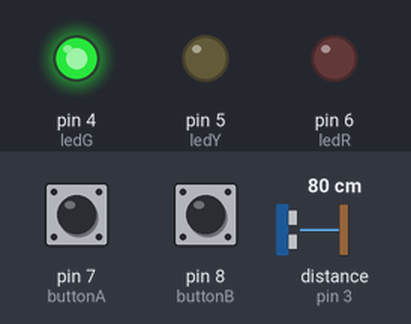
The sketch below on a simulated Arduino Uno, built with avr-gcc and run on an emulated ATmega328P. On the bench: output pins drawn as LEDs (lit = HIGH). Wiring (inferred from the names in the program): ultrasonic range finder: trigger pin 2; echo pin 3. Dashed ring = blinking. Inputs (shaded band) come from the test bench; at power-on: distance to the obstacle (sensor on pin 3) 80 cm, pin 7 (buttonA) LOW, pin 8 (buttonB) LOW. The echo pulse lasts 58.3 µs per cm; pins used as bus, display or sensor lines are not drawn.

Above: at 9.2 s.
9.3 s: distance to the obstacle (sensor on pin 3) set to 49 cm
10.8 s: distance to the obstacle (sensor on pin 3) set to 41 cm
At 11.3 s:
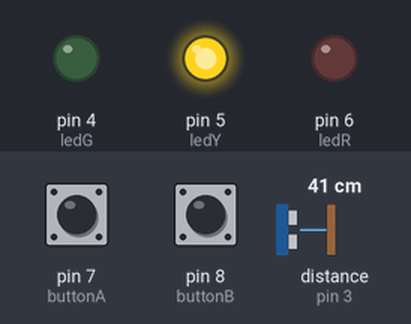
12.3 s: pin 7 (buttonA) pulled HIGH for 1 s
At 13.22 s:
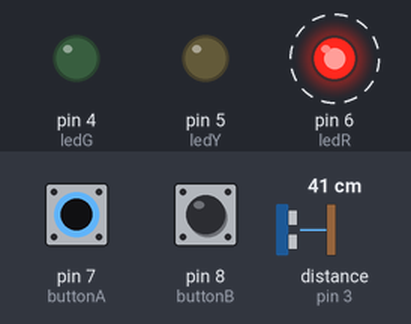
15.3 s: pin 8 (buttonB) pulled HIGH for 1 s
At 16.6 s:
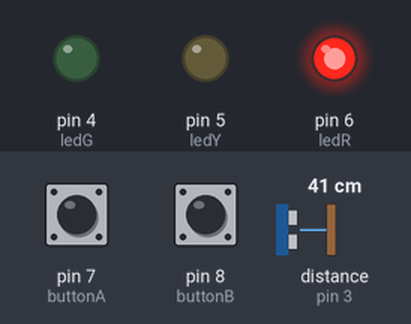
18.3 s: pin 8 (buttonB) pulled HIGH for 0.15 s
At 19.3 s:
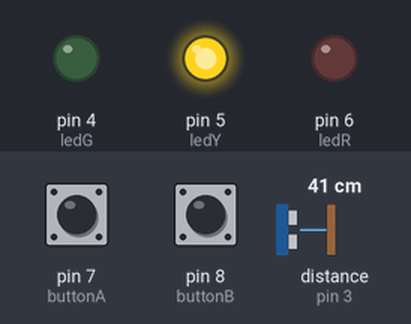
19.9 s: pin 8 (buttonB) pulled HIGH for 3.2 s
At 21.4 s:
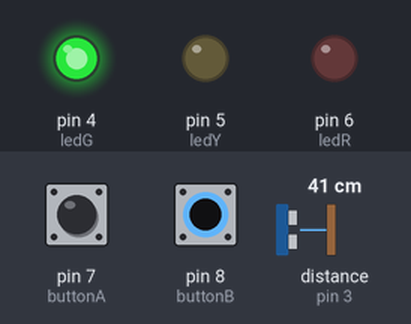
Timing chart, 0 to 22.9 s (numbered marks = the images above; inputs shaded):
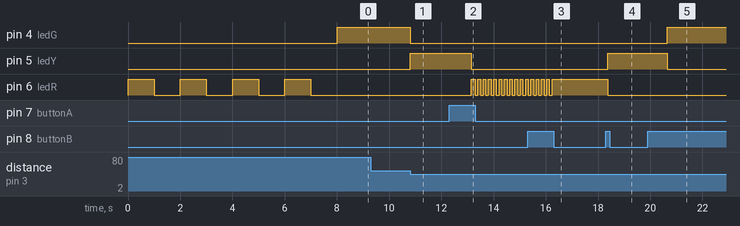

Measured:
- the behaviour switches between 44 and 43 cm on distance to the obstacle (sensor on pin 3) (found by bisection; images 0 and 1)
- after the input at 9.3 s, every drawn part: stays the same
- after the input at 10.8 s, pin 4 (ledG): HIGH → LOW at once; pin 5 (ledY): LOW → HIGH at once
- after the input at 12.3 s, pin 5 (ledY): HIGH → LOW after 0.85 s; pin 6 (ledR): alternates HIGH for 0.10 s and LOW for 0.10 s, starting after 0.85 s
- after the input at 15.3 s, pin 6 (ledR): goes on until 16.2 s, then stays HIGH
- after the input at 18.3 s, pin 5 (ledY): LOW → HIGH after 0.07 s; pin 6 (ledR): HIGH → LOW after 0.07 s
- after the input at 19.9 s, pin 4 (ledG): LOW → HIGH after 0.75 s; pin 5 (ledY): HIGH → LOW after 0.75 s

The sketch:

Garage_Parking_Sensor_Code.ino
```cpp
// ----------------------------------------------------------------------------------------------------------------- //
// Purpose: This code is developed to help a person park their car in their garage in the same place every time.
//          There is no need for that silly tennis ball hanging from the ceiling. It is time to move into the
//          modern era.
// Author: Calvin Pereira
// Arduino IDE Version: 1.8.13
// Github link: https://github.com/CalvinJDP/garage-parking-sensor
// ----------------------------------------------------------------------------------------------------------------- //

 const int trig = 2; //Define Trig Pin
 const int echo = 3; //Define Echo Pin
 const int ledG = 4; //Define Green LED Pin
 const int ledY = 5; //Define Yellow LED Pin
 const int ledR = 6; //Define Red LED Pin
 const int buttonA = 7; //Define Button A Pin
 const int buttonB = 8; //Define Button A Pin
 int sweet; //Define sweet we will use this variable to change the distance from the car and sensor
 long distance; //Define distance this variable will be set to the distance recived from the echo pin


void setup() {
  pinMode(trig, OUTPUT); //Sets Trig Pin to output
  pinMode(echo, INPUT); //Sets Echo Pin to input
  pinMode(ledG, OUTPUT); //Sets ledG Pin to output
  pinMode(ledY, OUTPUT); //Sets ledY Pin to output
  pinMode(ledR, OUTPUT); //Sets ledR Pin to output
  pinMode(buttonA, INPUT); //Sets buttonA Pin to input
  pinMode(buttonB, INPUT); //Sets buttonB Pin to input

  //This will make sure all of the leds are set to OFF
  digitalWrite(ledG, LOW);
  digitalWrite(ledY, LOW);
  digitalWrite(ledR, LOW);
  delay(5);
  //We will blink the red LED 4 times to let the user know that the sensor is ready for use.
  digitalWrite(ledR, HIGH);
  delay(1000);
  digitalWrite(ledR, LOW);
  delay(1000);
  digitalWrite(ledR, HIGH);
  delay(1000);
  digitalWrite(ledR, LOW);
  delay(1000);
  digitalWrite(ledR, HIGH);
  delay(1000);
  digitalWrite(ledR, LOW);
  delay(1000);
  digitalWrite(ledR, HIGH);
  delay(1000);
  digitalWrite(ledR, LOW);
  delay(1000);
  sweet = 0; //Set this variable to 0

}

void loop() {


  int stateBa = digitalRead(buttonA); //This will read the input from Button A
  int stateBb = digitalRead(buttonB); //This will read the input from Button B

  //If Button B is read HIGH we will add 5 to sweet. This will increase the distance from the sensor and the car.
  if (stateBa == HIGH) {
    sweet = sweet + 5;
  }

  //If Button A is read HIGH we will subtract 5 from sweet. This will decrease the distance from the sensor and the car.
  if (stateBb == HIGH) {
    sweet = sweet - 5;
  }


  //This will reset the trig pin
  digitalWrite(trig, LOW);
  delayMicroseconds(2);

  //This will set the trig pin to HIGH
  digitalWrite(trig, HIGH);
  delayMicroseconds(10);
  digitalWrite(trig, LOW);

  //Distance is going to be equal to the feedback from the echo pin
  distance = pulseIn(echo, HIGH);


  if (distance > 2500 + sweet) { //When distance is more than 2000 it will...
    digitalWrite(ledG, HIGH); //Turn on Green LED
    digitalWrite(ledY, LOW); //Turn off Yellow LED
    digitalWrite(ledR, LOW); //Turn off Red LED
  }
  else if ((sweet + 1000 < distance) && (distance < 2500 + sweet)) { //When distance is less than 2000, but more than 1000 it will...
    digitalWrite(ledG, LOW); //Turn off Green LED
    digitalWrite(ledY, HIGH); //Turn on Yellow LED
    digitalWrite(ledR, LOW); //Turn off Red LED
  }
  else if ((sweet + 850 < distance) && (distance < 1000 + sweet)) { //When distance is less than 1000, but more than 300 it will...
    digitalWrite(ledG, LOW); //Turn off Green LED
    digitalWrite(ledY, LOW); //Turn off Yellow LED
    digitalWrite(ledR, HIGH); //Turn on RED lED
  }

  else if (distance < 850 + sweet) { //When distance is less than 850 it will..
    digitalWrite(ledG, LOW); //Turn off Green LED
    digitalWrite(ledY, LOW); //Turn off Yellow LED
    //The red led will blink indicating that the car is too close to the sensor.
    digitalWrite(ledR, HIGH); //Turn on RED lED
    delay(100);
    digitalWrite(ledR, LOW); //Turn off RED lED
    delay(100);
    digitalWrite(ledR, HIGH); //Turn on RED lED
  }
}
```
